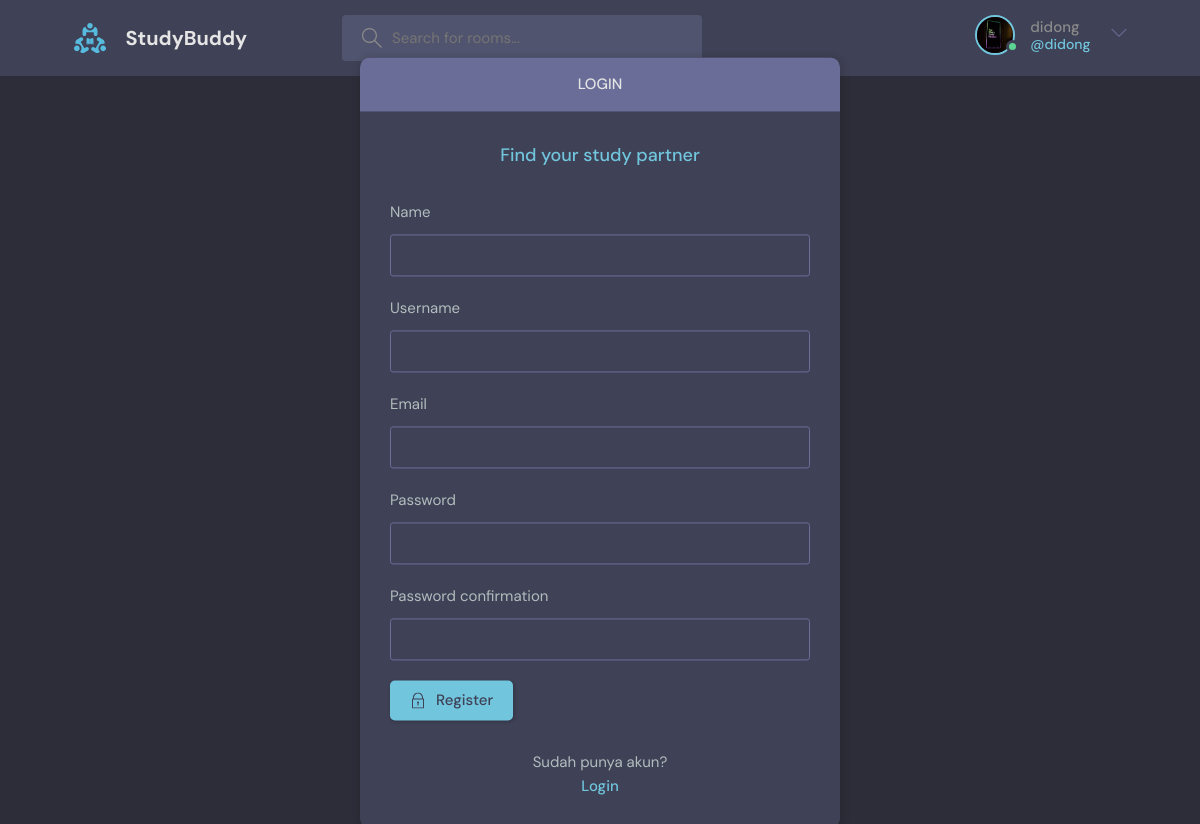
Screenshot of /register/ (signed in) with the database file from the repository.
### discord/models.py (models this page shows)
class User(AbstractUser):
    name = models.CharField(max_length=200, null=True)
    email = models.EmailField(null=True, unique=True)
    bio = models.TextField(null=True, blank=True)
    avatar = models.ImageField(null=True, default='avatar.svg')
    USERNAME_FIELD = 'email'
    REQUIRED_FIELDS = []

### discord/views.py (the view, shortened to what this page needs)
# urls.py: path('register/', register_view, name='register'),
def register_view(request):
    page = 'register'
    form = MyUserCreationForm()
    context = {
        'page': page,
        'form': form,
    }
    return render(request, 'base/login_register.html', context)

### discord/forms.py
class MyUserCreationForm(UserCreationForm):
    class Meta:
        model = User
        fields = ['name', 'username', 'email', 'password1', 'password2']

### discord/templates/base/login_register.html (shortened to what this page needs)
{% extends 'main.html' %} {% block title %} {% if page == 'login' %} Login | Studybudy {% else %} Register | Studybudy {% endif %} {% endblock %} {% block content %}
<main class="auth layout">
    {% if page == 'login' %}
    <div class="container">
        <div class="layout__box">
            <div class="layout__boxHeader">
                <div class="layout__boxTitle">
                    <h3>Login</h3>
                </div>
            </div>
            <div class="layout__body">
                <h2 class="auth__tagline">Find your study partner</h2>
                <form action="" method="POST">
                    {% csrf_token %}
                    <div class="form__group">
                        <label for="email">Email</label>
                        <input type="email" name="email" id="email" />
                    </div>
                    <div class="form__group">
                        <label for="password">Password</label>
                        <input type="password" name="password" id="password" />
                    </div>
                    <button class="btn btn--main" type="submit">
                      <svg version="1.1" xmlns="http://www.w3.org/2000/svg" width="32" height="32" viewBox="0 0 32 32">
                        <title>lock</title>
                        <path
                          d="M27 12h-1v-2c0-5.514-4.486-10-10-10s-10 4.486-10 10v2h-1c-0.553 0-1 0.447-1 1v18c0 0.553 0.447 1 1 1h22c0.553 0 1-0.447 1-1v-18c0-0.553-0.447-1-1-1zM8 10c0-4.411 3.589-8 8-8s8 3.589 8 8v2h-16v-2zM26 30h-20v-16h20v16z">
                        </path>
                        <path
                          d="M15 21.694v4.306h2v-4.306c0.587-0.348 1-0.961 1-1.694 0-1.105-0.895-2-2-2s-2 0.895-2 2c0 0.732 0.413 1.345 1 1.694z">
                        </path>
                      </svg>
                      Login
                    </button>
                </form>
                <div class="auth__action">
                    <p>Belom punya akun?</p>
                    <a href="{% url 'register' %}" class="btn btn--link">Sign Up</a>
                </div>
            </div>
        </div>
    </div>
    {% else %}
    <div class="container">
        <div class="layout__box">
            <div class="layout__boxHeader">
                <div class="layout__boxTitle">
                    <h3>Login</h3>
                </div>
            </div>
            <div class="layout__body">
                <h2 class="auth__tagline">Find your study partner</h2>
                <form action="" method="POST">
                    {% csrf_token %} {% for field in form %}
                    <div class="form__group">
                        <label for="username">{{ field.label }}</label>
                        {{ field }}
                    </div>
                    {% endfor %}
                    <button class="btn btn--main" type="submit">
                    Register
                  </button>
                </form>
                <div class="auth__action">
                    <p>Sudah punya akun?</p>
                    <a href="{% url 'login' %}" class="btn btn--link">Login</a>
                </div>
            </div>
        </div>
    </div>
    {% endif %}
</main>
{% endblock content %}

### templates/navbar.html (shortened to what this page needs)
{% load static %}
<header class="header header--loggedIn">
    <div class="container">
        <a href="{% url 'home' %}" class="header__logo">
            <img src="{% static 'images/logo.svg' %}" />
            <h1>StudyBuddy</h1>
        </a>
        <form class="header__search" method="GET" action="{% url 'home' %}">
            <label>
        <input type="text" name="q" placeholder="Search for rooms..." />
      </label>
        </form>
        <nav class="header__menu">
            {% if request.user.is_authenticated %}
            <div class="header__user">
                <a href="{% url 'profile' request.user.id %}">
                    <div class="avatar avatar--medium active">
                        <img src="{{ request.user.avatar.url }}" />
                    </div>
                    <p>{{ request.user.username }}<span>@{{ request.user.username }}</span></p>
                </a>
                <button class="dropdown-button">
                <svg version="1.1" xmlns="http://www.w3.org/2000/svg" width="32" height="32" viewBox="0 0 32 32">
                    <title>chevron-down</title>
                    <path d="M16 21l-13-13h-3l16 16 16-16h-3l-13 13z"></path>
                </svg>
                </button>
            </div>
            {% else %}
            <a href="{% url 'login' %}">
                <img src="{% static 'images/avatar.svg' %}" />
                <p>Login</p>
            </a>
            {% endif %}
    </nav>
  </div>
</header>

### rows the page displays
User: user.avatar (picture), user.username "didong"

### other values shown
{{ field.label }} "Name" "Username" "Email" "Password" "Password confirmation"
